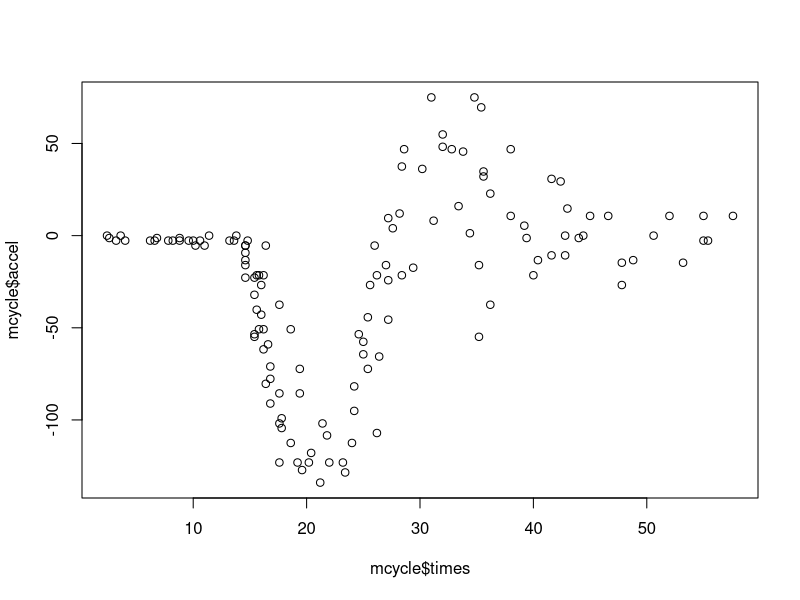
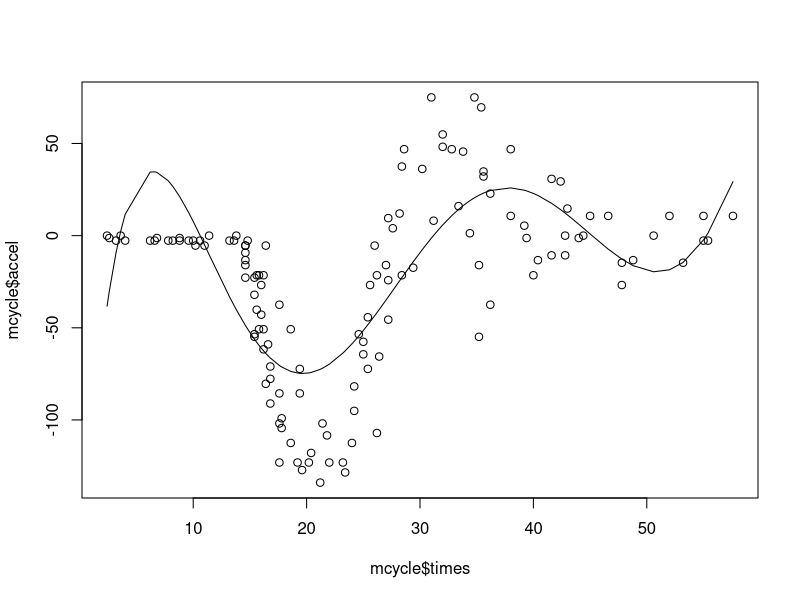
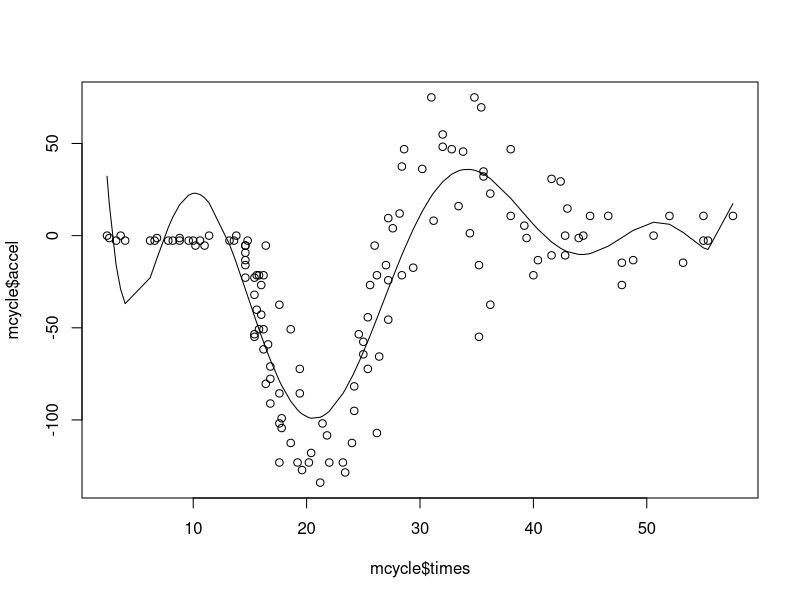
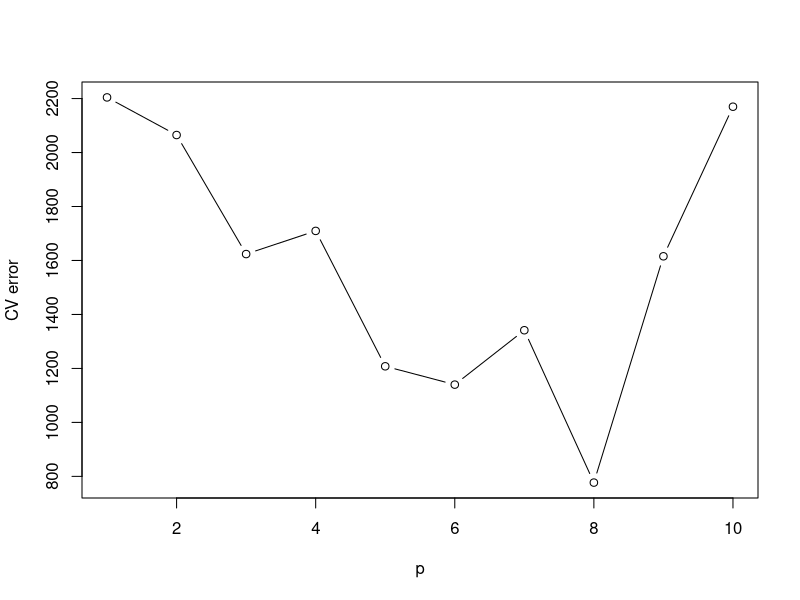
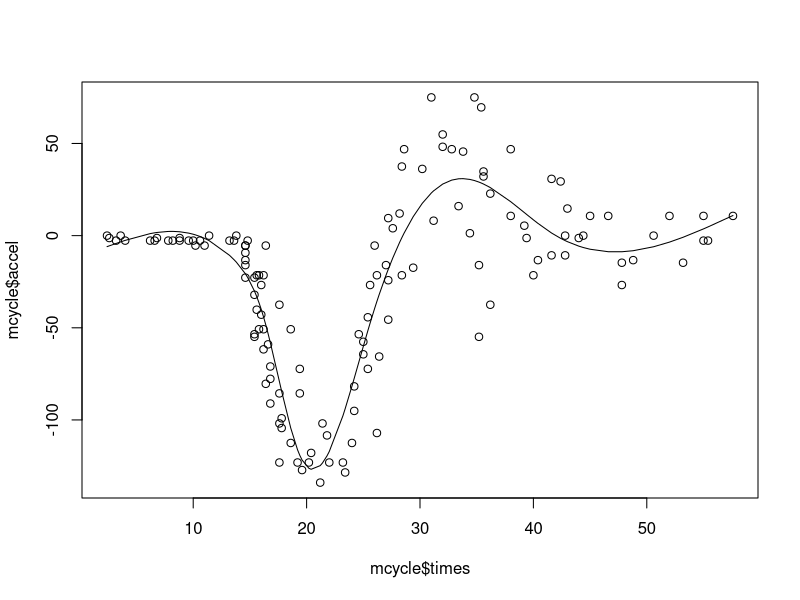
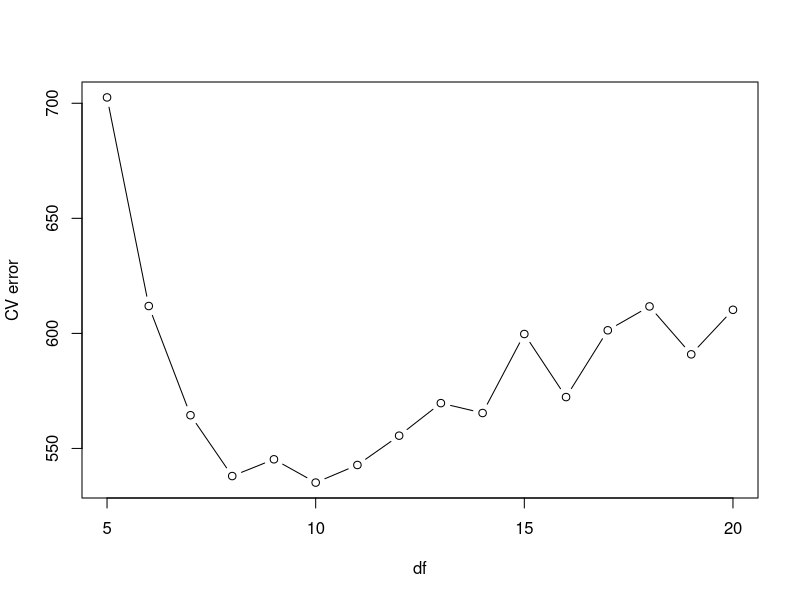
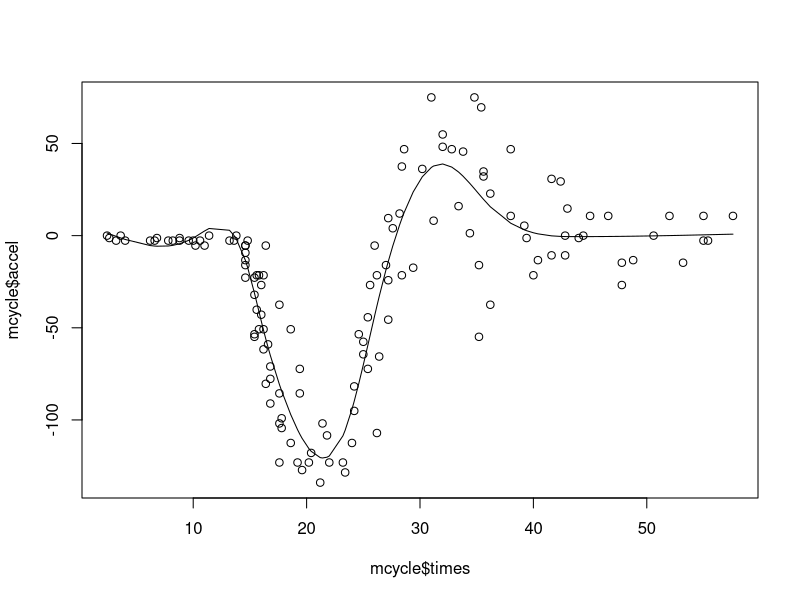
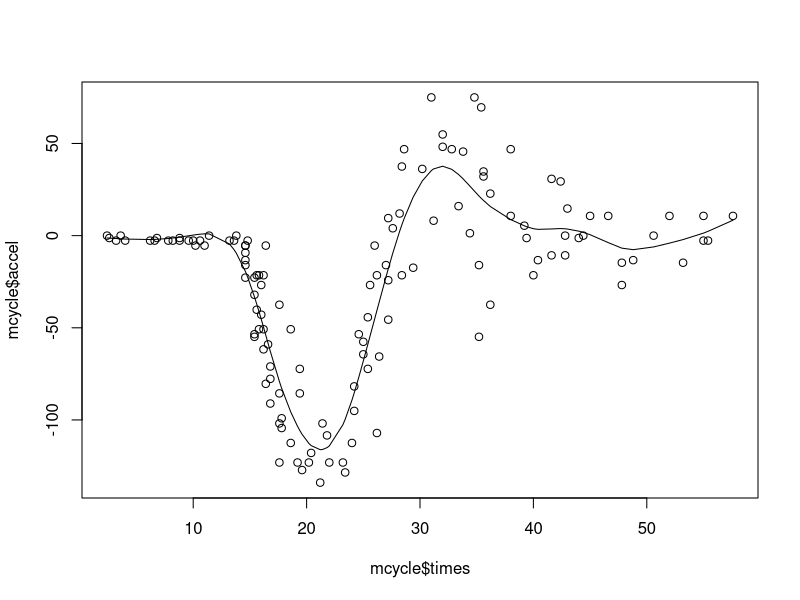

Write R code to recreate these figures, in order. (Note: this script raises an error after producing the figures.)
#---------------- Exercice 1 ------------------

library('MASS')
n<-length(mcycle$times)

plot(mcycle$times,mcycle$accel)
test.data<-data.frame(times=seq(0,60,1))

summary(mcycle)

# q1

fit1=lm(accel~poly(times,6),data=mcycle)

plot(mcycle$times,mcycle$accel)
lines(mcycle$times,fit1$fitted.values)

fit2=lm(accel~poly(times,8),data=mcycle)

plot(mcycle$times,mcycle$accel)
lines(mcycle$times,fit2$fitted.values)

# etc...

# q2

# 5-fold cross-validation
K<-5
folds=sample(1:K,n,replace=TRUE)
P<-1:10
N<-length(P)
CV1<-rep(0,N)
for(i in (1:N)){
  print(i)
  for(k in (1:K)){
    fit=lm(accel~poly(times,P[i]),data=mcycle[folds!=k,])
    pred<-predict(fit,newdata=mcycle[folds==k,])
    print(pred)
    CV1[i]<-CV1[i]+ sum((mcycle$accel[folds==k]-pred)^2)
  }
  CV1[i]<-CV1[i]/n
}
plot(P,CV1,type='b',xlab='p',ylab='CV error')


# q3
library(splines)
fit=lm(accel~ns(times,df=7),data=mcycle)
plot(mcycle$times,mcycle$accel)
lines(mcycle$times,fit$fitted.values)


DF<-5:20
N<-length(DF)
CV2<-rep(0,N)
folds=sample(1:K,n,replace=TRUE)
for(i in (1:N)){
  print(i)
  for(k in (1:K)){
    fit=lm(accel~ns(times,df=DF[i]),data=mcycle[folds!=k,])
    pred<-predict(fit,newdata=mcycle[folds==k,])
    CV2[i]<-CV2[i]+ sum((mcycle$accel[folds==k]-pred)^2)
  }
  CV2[i]<-CV2[i]/n
}
plot(DF,CV2,type='b',xlab='df',ylab='CV error')

fit=lm(accel~ns(times,df=10),data=mcycle)
plot(mcycle$times,mcycle$accel)
lines(mcycle$times,fit$fitted.values)


# q4

fit=smooth.spline(mcycle$times,mcycle$accel,cv=TRUE)
dfopt<-fit$df
fit=smooth.spline(mcycle$times,mcycle$accel,df=dfopt)
plot(mcycle$times,mcycle$accel)
lines(fit$x,fit$y)

DF<-seq(9,17,0.5)
N<-length(DF)
CV3<-rep(0,N)
for(i in (1:N)){
  print(i)
  for(k in (1:K)){
    fit=smooth.spline(mcycle$times[folds!=k],mcycle$acce[folds!=k],df=DF[i])
    pred<-predict(fit,mcycle$times[folds==k])
    CV3[i]<-CV3[i]+ sum((mcycle$accel[folds==k]-pred$y)^2)
  }
  CV3[i]<-CV3[i]/n
}
plot(DF,CV3,type='b',xlab='df',ylab='CV error')

# q5

fit1=lm(accel~poly(times,10),data=mcycle)
fit2=lm(accel~ns(times,df=12),data=mcycle)
fit3=smooth.spline(mcycle$times,mcycle$accel,df=dfopt)

plot(mcycle$times,mcycle$accel)
lines(mcycle$times,fit1$fitted.values,col='red')
lines(mcycle$times,fit2$fitted.values,lty=1,col='blue')
lines(fit3$x,fit3$y,lty=1,col='green')

min(CV1)
min(CV2)
min(CV3)



#---------------- Exercice 2 ------------------
library(gam)
data(kyphosis)
attach(kyphosis)

# Q1

plot(kyphosis)
boxplot(Age ~Kyphosis)
boxplot(Number ~Kyphosis)
boxplot(Start ~Kyphosis)

stripchart(Age ~Kyphosis,method='jitter')
stripchart(Number ~Kyphosis,method='jitter')
stripchart(Start ~Kyphosis,method='jitter')


# Q2

# splines naturelles
fit<-gam(Kyphosis ~ ns(Age,2)+ ns(Number,2) + ns(Start,2),family='binomial',data=kyphosis,trace=TRUE)
plot(fit,se=TRUE)

# splines de lissage
fit<-gam(Kyphosis ~ s(Age,2)+ s(Number,3) + s(Start,3),family='binomial',data=kyphosis,trace=TRUE)
plot(fit,se=TRUE)

# Q3
N<-nrow(kyphosis)
DF1<-1:3
DF2<-1:3
DF3<-1:3
ERR<-array(0,c(3,3,3))
ERR1<-ERR
for(i in 1:N){
  print(i)
  for(j in 1:3){
    for(k in 1:3){
      for(ell in 1:3){
        fit<-gam(Kyphosis ~ s(Age,j)+ s(Number,k) + s(Start,ell),family='binomial',
                 data=kyphosis[-i,],trace=FALSE)
        pred<-predict(fit,newdata=kyphosis[i,],type='link')
        if(pred>0) ypred<-'present' else ypred<-'absent'
        err<- ypred !=  Kyphosis[i]
        ERR[j,k,ell]<-ERR[j,k,ell]+ err
        fit1<-gam(Kyphosis ~ ns(Age,j)+ ns(Number,k) + ns(Start,ell),family='binomial',
                  data=kyphosis[-i,],trace=FALSE)
        pred1<-predict(fit1,newdata=kyphosis[i,],type='link')
        if(pred1>0) ypred1<-'present' else ypred1<-'absent'
        err1<- ypred1 !=  Kyphosis[i]
        ERR1[j,k,ell]<-ERR1[j,k,ell]+ err1
      }
    }
  }
}

ERR<-ERR/N
ERR1<-ERR1/N

fit<-gam(Kyphosis ~ ns(Age,3)+ ns(Number,2) + ns(Start,1),family='binomial',data=kyphosis,trace=TRUE)
plot(fit,se=TRUE)
